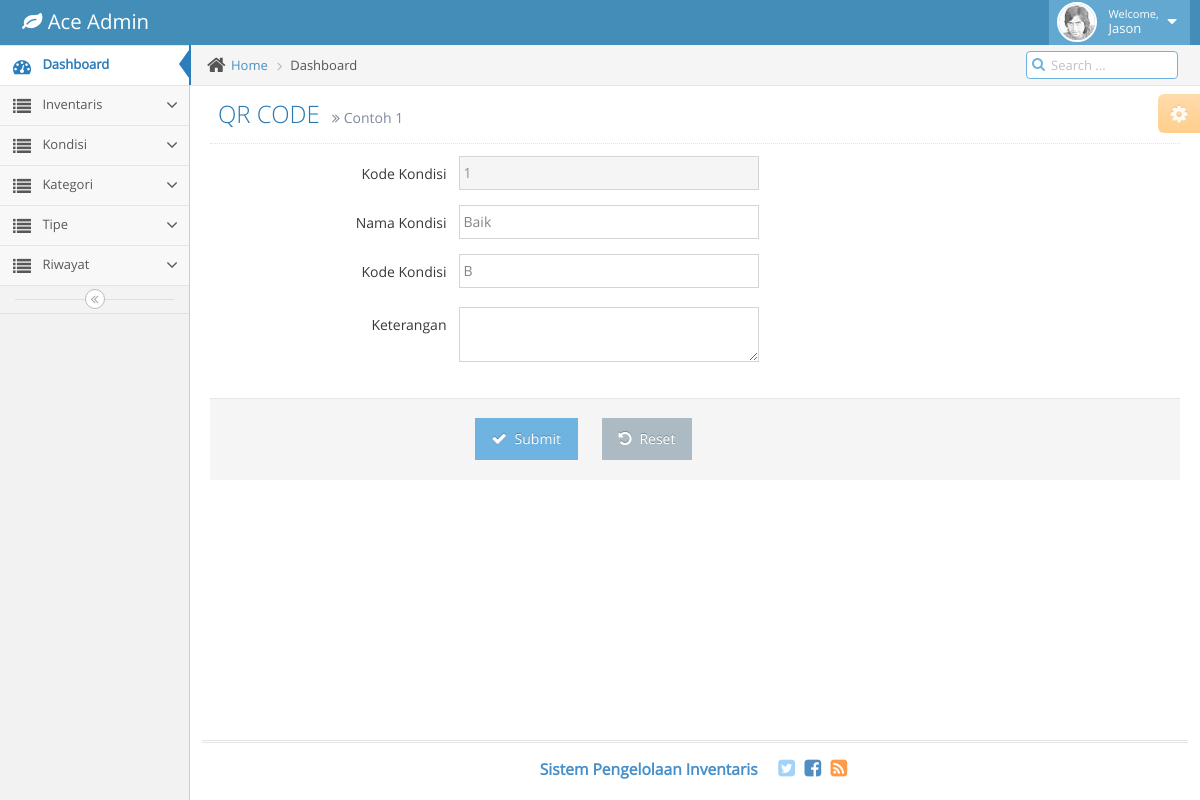
The page /index.php/condition/condition_edit/1 on the database its author committed.
### tables this page shows
CREATE TABLE `inv_ref_condition` (
  `cond_id` int(11) NOT NULL AUTO_INCREMENT,
  `cond_code` char(3) DEFAULT NULL,
  `cond_name` varchar(200) DEFAULT NULL,
  `cond_desc` text,
  PRIMARY KEY (`cond_id`)
);

### application/controllers/Condition.php (called while the page is built, shortened)
<?php
class Condition extends CI_Controller {
	public function __construct(){
        $this->load->database();
        $this->load->helper('url');
		$this->load->model('M_condition');
    }
	public function condition_edit($cond_id){
		$data['cond_res'] = $this->M_condition->select_by_id($cond_id)->row();
		$data['view'] = 'pages/condition_edit';
		$this->load->view('index', $data);
	}
}

### index.php (called while the page is built, shortened)
<?php
require_once BASEPATH.'core/CodeIgniter.php';

### application/models/M_condition.php (called while the page is built, shortened)
<?php
class M_condition extends CI_Model
{
	function select_by_id($id){
		$this->db->select('*');
		$this->db->from('inv_ref_condition');
		$this->db->where('cond_id', $id);
		return $this->db->get();
	}
}

### application/views/pages/condition_edit.php (the view, shortened to what this page needs)
		<link rel="stylesheet" href="<?php echo base_url()?>assets/theme/ac_master/css/jquery-ui.custom.min.css" />
		<link rel="stylesheet" href="<?php echo base_url()?>assets/theme/ac_master/css/chosen.min.css" />
		<link rel="stylesheet" href="<?php echo base_url()?>assets/theme/ac_master/css/datepicker.min.css" />
		<link rel="stylesheet" href="<?php echo base_url()?>assets/theme/ac_master/css/bootstrap-timepicker.min.css" />
		<link rel="stylesheet" href="<?php echo base_url()?>assets/theme/ac_master/css/daterangepicker.min.css" />
		<link rel="stylesheet" href="<?php echo base_url()?>assets/theme/ac_master/css/bootstrap-datetimepicker.min.css" />
		<link rel="stylesheet" href="<?php echo base_url()?>assets/theme/ac_master/css/colorpicker.min.css" />
<div class="page-header">
							<h1>
								QR CODE
								<small>
									<i class="ace-icon fa fa-angle-double-right"></i>
									Contoh 1
								</small>
							</h1>
						</div>
						<div class="row">
							<div class="col-xs-12">
								<form class="form-horizontal" role="form" action="<?php echo base_url('index.php/Condition/condition_edit_process')?>" method="POST">
									<div class="form-group">
										<label class="col-sm-3 control-label no-padding-right" for="form-field-1"> Kode Kondisi </label>
										<div class="col-sm-9">
											<input type="text" id="form-field-1" value="<?php echo $cond_res->cond_id;?>" name="id_kondisi" placeholder="" class="col-xs-10 col-sm-5" readonly/>
										</div>
									</div>
									<div class="form-group">
										<label class="col-sm-3 control-label no-padding-right" for="form-field-1"> Nama Kondisi </label>
										<div class="col-sm-9">
											<input type="text" id="form-field-1" value="<?php echo $cond_res->cond_name;?>" name="nama_kondisi" placeholder="" class="col-xs-10 col-sm-5" />
										</div>
									</div>
									<div class="form-group">
										<label class="col-sm-3 control-label no-padding-right" for="form-field-1-1"> Kode Kondisi </label>
										<div class="col-sm-9">
											<input type="text" id="form-field-1-1" value="<?php echo $cond_res->cond_code;?>" name="kode_kondisi" placeholder="Isi 3 Karakter" class="col-xs-10 col-sm-5" />
										</div>
									</div>
									<div class="space-4"></div>
									<div class="form-group">
										<label class="col-sm-3 control-label no-padding-right" for="form-field-2"> Keterangan </label>
										<div class="col-sm-9">
											<textarea class="fcol-xs-10 col-sm-5" id="form-field-8" name="keterangan"><?php echo $cond_res->cond_desc; ?></textarea>
										</div>
									</div>
									<div class="space-4"></div>
									<div class="clearfix form-actions">
										<div class="col-md-offset-3 col-md-9">
											<button class="btn btn-info" type="submit">
												<i class="ace-icon fa fa-check bigger-110"></i>
												Submit
											</button>
											<button class="btn" type="reset">
												<i class="ace-icon fa fa-undo bigger-110"></i>
												Reset
											</button>
										</div>
									</div>
								</form>
							</div>
						</div>

### rows shown on the page
inv_ref_condition: id_kondisi "1", nama_kondisi "Baik", kode_kondisi "B"
